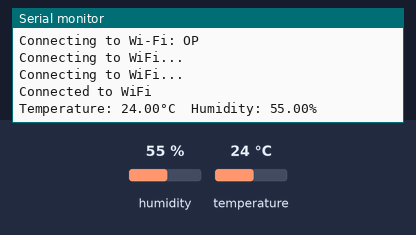
The sketch below on a simulated ESP32. Shown: the last lines printed to the serial monitor. The test bench sets the inputs (shaded band); at power-on: humidity 55 %, temperature 24 °C. WiFi joins after 1.5 s; servers stay silent unless stated.

Above: at 3.2 s.
3.3 s: humidity set to 22 %
11.0 s: temperature set to 12 °C
At 12.8 s:
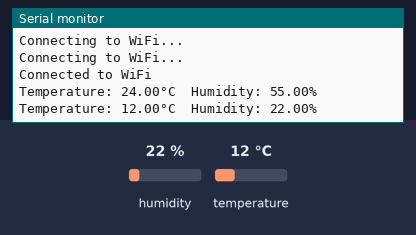
18.7 s: humidity set to 40 %
At 24.0 s:
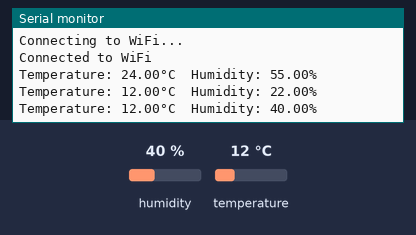

Measured:
- after the input at 11.0 s, the serial monitor: prints a new line after 1.3 s (image 1)
- after the input at 18.7 s, the serial monitor: prints a new line after 4.0 s (image 2)

The sketch:

Weather_Monitoring_Firebase.ino
```cpp
#include <WiFi.h>
#include <FirebaseESP32.h>
#include <DHT.h>

// Firebase configuration
#define FIREBASE_HOST "https://weather-monitoring-53402-default-rtdb.firebaseio.com/" // Replace with your Firebase host URL
#define FIREBASE_AUTH "68SEb1GTMziHslTZmYIvBaRbS9lNllfiOd4o3H47"                   // Replace with your Firebase authentication token

// Define Firebase and Wi-Fi credentials
FirebaseData firebaseData;
FirebaseConfig firebaseConfig;
FirebaseAuth firebaseAuth;

// Wi-Fi credentials
const char* ssid = "OP";      // Replace with your Wi-Fi SSID
const char* password = "12345678";  // Replace with your Wi-Fi password

// DHT sensor settings
#define DHTPIN 4         // Define the pin for DHT sensor data (e.g., GPIO4)
#define DHTTYPE DHT11    // DHT11 or DHT22
DHT dht(DHTPIN, DHTTYPE);

// Variables to hold temperature and humidity data
float temperature = 0;
float humidity = 0;

void setup() {
  // Initialize serial communication
  Serial.begin(115200);

  // Initialize DHT sensor
  dht.begin();

  // Connect to Wi-Fi
  Serial.print("Connecting to Wi-Fi: ");
  Serial.println(ssid);
  WiFi.begin(ssid, password);

  while (WiFi.status() != WL_CONNECTED) {
    delay(1000);
    Serial.println("Connecting to WiFi...");
  }

  Serial.println("Connected to WiFi");

  // Firebase configuration
  firebaseConfig.host = FIREBASE_HOST;
  firebaseConfig.signer.tokens.legacy_token = FIREBASE_AUTH;
  Firebase.begin(&firebaseConfig, &firebaseAuth);
  Firebase.reconnectWiFi(true);
}

void readAndUploadWeatherData() {
  // Read temperature and humidity from DHT sensor
  temperature = dht.readTemperature();  // Temperature in Celsius
  humidity = dht.readHumidity();        // Humidity in percentage

  // Check if readings are valid
  if (isnan(temperature) || isnan(humidity)) {
    Serial.println("Failed to read from DHT sensor!");
    return;
  }

  // Print weather data to serial monitor
  Serial.print("Temperature: ");
  Serial.print(temperature);
  Serial.print("°C");
  Serial.print("  Humidity: ");
  Serial.print(humidity);
  Serial.println("%");

  // Send data to Firebase
  Firebase.setFloat(firebaseData, "/weather/temperature", temperature);
  Firebase.setFloat(firebaseData, "/weather/humidity", humidity);
}

void loop() {
  // Continuously read and upload weather data
  readAndUploadWeatherData();
  delay(10000);  // Check every 10 seconds (adjust delay as needed)
}
```
